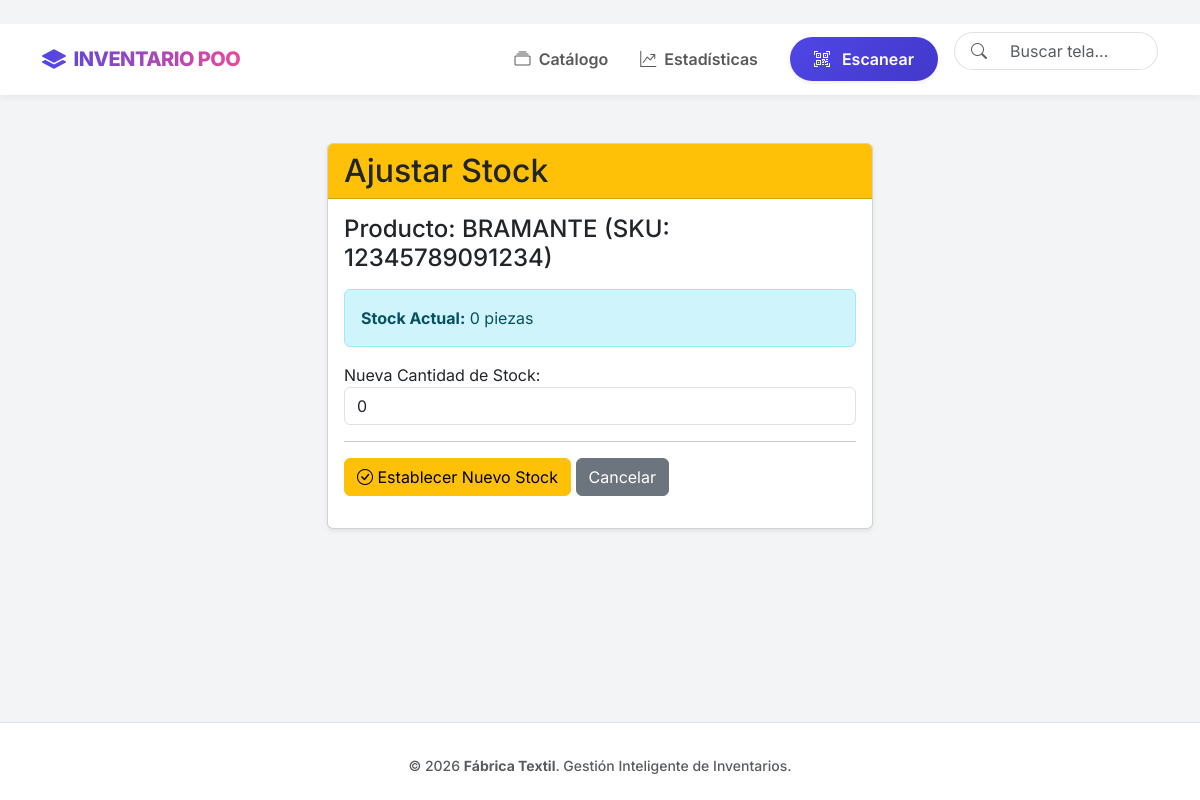
The app's page /inventario/producto/12345789091234/ajustar/ (signed in) with its own data.
### app/models.py (models this page shows, shortened)
class Producto(models.Model):
    sku = models.CharField(max_length=50, unique=True, primary_key=True, verbose_name="SKU")
    nombre_tela = models.CharField(max_length=200, verbose_name="Nombre de Tela (Artículo)")
    tipo = models.CharField(max_length=50, choices=TIPO_CHOICES, default='Tela')
    color = models.CharField(max_length=100, blank=True, null=True)
    composicion = models.CharField(max_length=200, blank=True, null=True)
    largo = models.DecimalField(max_digits=5, decimal_places=2, blank=True, null=True, verbose_name="Largo (m)")
    ancho = models.DecimalField(max_digits=5, decimal_places=2, blank=True, null=True, verbose_name="Ancho (m)")
    peso_por_pieza = models.DecimalField(max_digits=10, decimal_places=2, blank=True, null=True, verbose_name="Peso por Pieza (kg)")
    peso_aprox = models.DecimalField(max_digits=10, decimal_places=2, blank=True, null=True, verbose_name="Peso Aproximado (kg)")
    paquete_pz = models.IntegerField(blank=True, null=True, verbose_name="Piezas por Paquete (PAQUETE)")
    paquetes_bulto = models.IntegerField(blank=True, null=True, verbose_name="Paquetes por Bulto")
    bulto_pz = models.IntegerField(blank=True, null=True, verbose_name="Piezas por Bulto (BULTO)")
    pz = models.IntegerField(default=0, verbose_name="Piezas (Stock Actual)")
    ubicacion = models.CharField(max_length=100, blank=True, null=True, verbose_name="Ubicación")
    descripcion = models.TextField(blank=True, null=True, verbose_name="Descripción / Notas")

### app/views.py (the view)
# urls.py: path('producto/<str:sku>/ajustar/', views.ajustar_stock, name='ajustar_stock'),
@login_required
def ajustar_stock(request, sku):
    producto = get_object_or_404(Producto, sku=sku)
    if request.method == 'POST':
        form = AjustarStockForm(request.POST)
        if form.is_valid():
            nueva_cantidad = form.cleaned_data['nueva_cantidad']
            cantidad_actual = producto.pz
            diferencia = nueva_cantidad - cantidad_actual
            if diferencia != 0:
                tipo_mov = 'ENTRADA' if diferencia > 0 else 'SALIDA'
                MovimientoInventario.objects.create(
                    producto=producto,
                    tipo_movimiento=tipo_mov,
                    cantidad=abs(diferencia),
                    notas=f"Ajuste manual. Anterior: {cantidad_actual}",
                    usuario=request.user
                )
            producto.pz = nueva_cantidad
            producto.save()
            return redirect('app:detalle_producto', sku=producto.sku)
    else:
        form = AjustarStockForm(initial={'nueva_cantidad': producto.pz})
    contexto = { 'form': form, 'producto': producto, 'titulo': 'Ajustar Stock' }
    return render(request, 'app/ajustar_stock.html', contexto)

### app/forms.py
class AjustarStockForm(forms.Form):
    nueva_cantidad = forms.IntegerField(
        label="Nueva Cantidad de Stock",
        required=True,
        min_value=0, # No se puede tener stock negativo
        widget=forms.NumberInput(attrs={'class': 'form-control', 'placeholder': 'Ej: 50'})
    )

### app/templates/app/ajustar_stock.html (shortened to what this page needs)
﻿{% extends 'app/base.html' %}
{% block content %}
<div class="row justify-content-center">
    <div class="col-md-8 col-lg-6">
        <div class="card shadow-sm">
            <div class="card-header bg-warning">
                <h2 class="mb-0">{{ titulo }}</h2>
            </div>
            <div class="card-body">
                <h4 class="mb-3">Producto: {{ producto.nombre_tela }} (SKU: {{ producto.sku }})</h4>
                <div class="alert alert-info">
                    <strong>Stock Actual:</strong> {{ producto.pz }} piezas
                </div>
                <form method="post" class="mt-3">
                    {{ form.as_p }}
                    <hr>
                    <button type="submit" class="btn btn-warning"><i class="bi bi-check-circle"></i> Establecer Nuevo Stock</button>
                    <a href="{% url 'app:detalle_producto' sku=producto.sku %}" class="btn btn-secondary">Cancelar</a>
                </form>
            </div>
        </div>
    </div>
</div>
{% endblock %}

### app/static/app/css/style.css (style rules this page uses)
:root { --primary-color: #4f46e5; --secondary-color: #ec4899; --bg-color: #f3f4f6; --glass-bg: rgba(255, 255, 255, 0.95); --text-dark: #1f2937; --text-light: #6b7280; --radius: 16px; --shadow: 0 10px 30px -10px rgba(0, 0, 0, 0.1); }
body { background-color: var(--bg-color); font-family: 'Inter', system-ui, -apple-system, sans-serif; color: var(--text-dark); min-height: 100vh; display: flex; flex-direction: column; }

### records on screen
Producto: nombre_tela "BRAMANTE", sku "12345789091234", pz "0"

### other values on screen
{{ titulo }} "Ajustar Stock"
